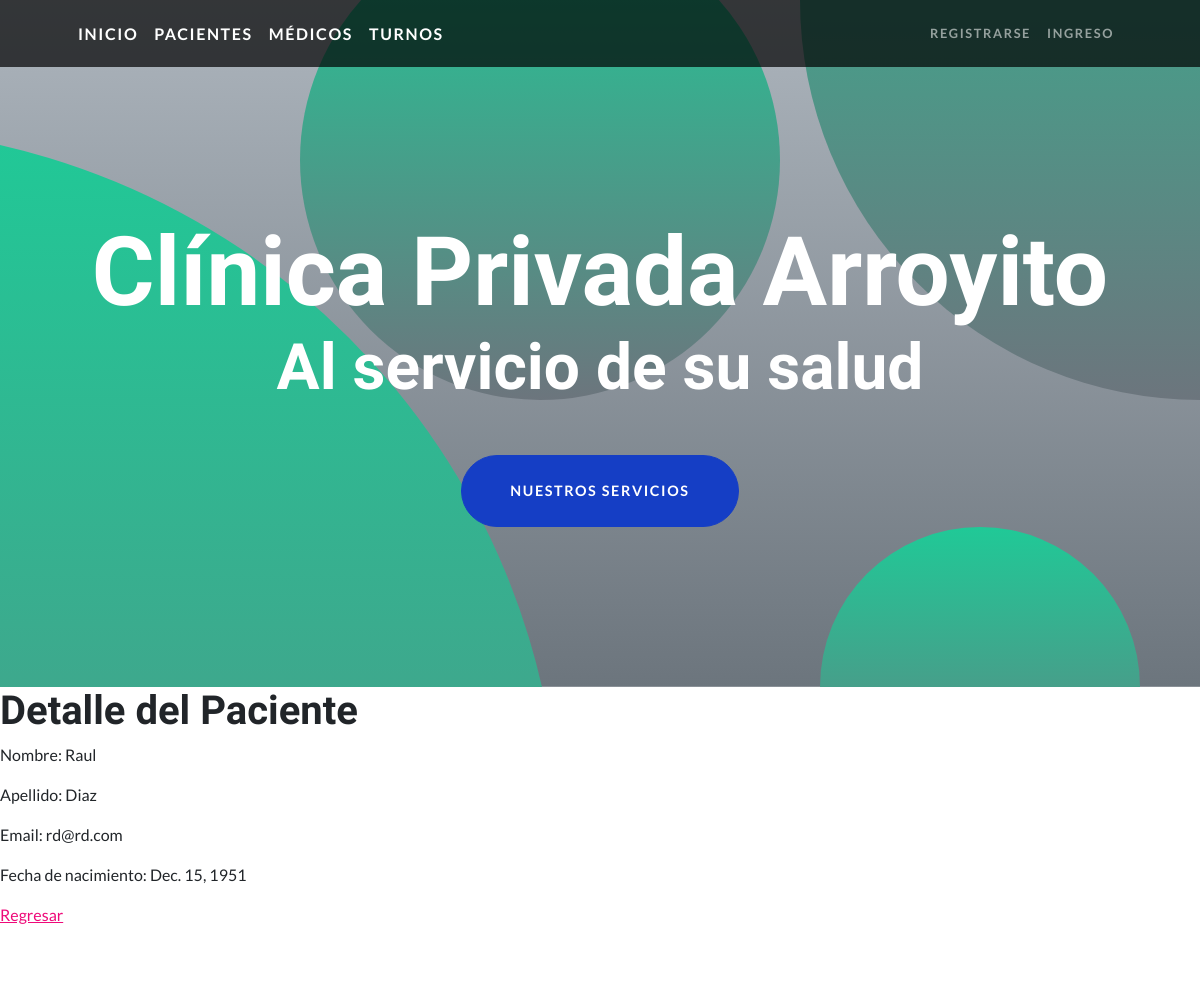
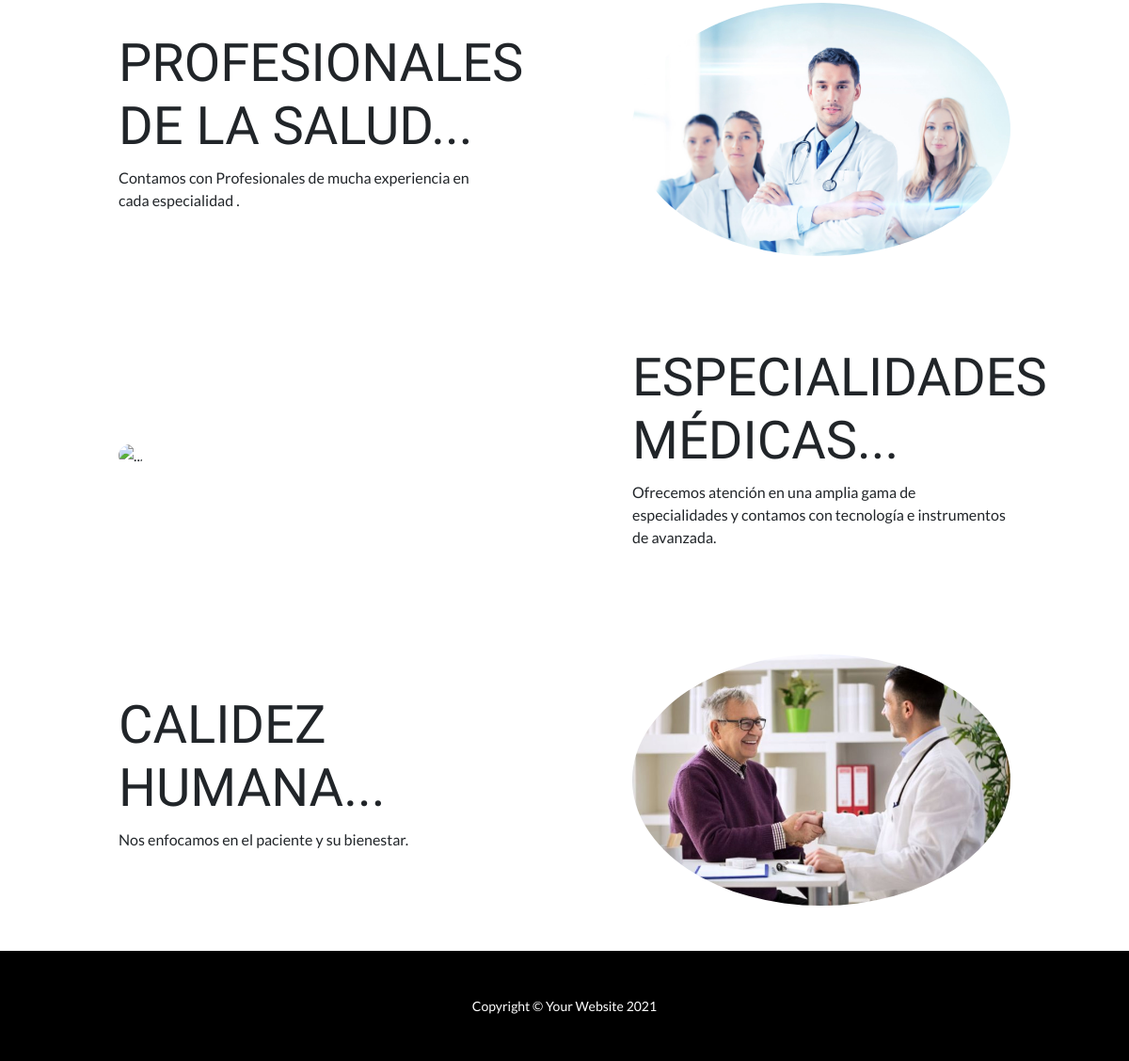
The app's page /AppCoder/paciente/1/ with its own data (2 pictures, top to bottom).
### AppCoder/models.py (models this page shows)
class Paciente (models.Model):
    nombre=models.CharField (max_length=30)
    apellido= models.CharField (max_length=30)
    email= models.EmailField()
    fecha_nacimiento= models.DateField(null=True)

### AppCoder/views.py (the view)
# urls.py: path('paciente/<int:pk>/', PacienteDetalle.as_view(), name='Paciente/Detail'),
class PacienteDetalle(DetailView):
    model = Paciente
    template_name = "AppCoder/paciente_detalle.html"

### templates/AppCoder/paciente_detalle.html (shortened to what this page needs)
{% extends "AppCoder/padre.html" %}
{% block ContenidoQueCambia %}
    <h1>Detalle del Paciente</h1>
    <p>Nombre: {{paciente.nombre}}</p>
    <p>Apellido: {{paciente.apellido}}</p>
    <p>Email: {{paciente.email}}</p>
    <p>Fecha de nacimiento: {{paciente.fecha_nacimiento}}</p>
        <a href="{% url 'Paciente/List' %}">Regresar</a>
{% endblock ContenidoQueCambia %}

### records on screen
Paciente: nombre "Raul", apellido "Diaz", email "rd@rd.com", fecha_nacimiento "Dec. 15, 1951"
